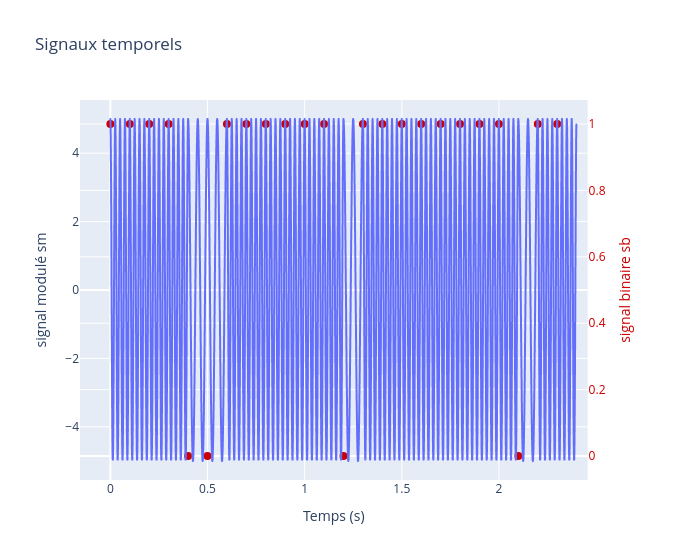

Source (notebook cell):
### Markdown cell above
### Affichages

### Code cell
# Affichage de s_b et s_m sur une seule figure
fig4 = make_subplots(specs=[[{"secondary_y": True}]])

fig41 = px.line(df_sm, x='x',  y='y')
    
fig42 = px.scatter(df_sb, x='x', y='y')
fig42.update_traces(yaxis='y2', marker_color='#cc0000', marker_size=8)

fig4.add_traces(fig41.data + fig42.data)
fig4.update_layout(title='Signaux temporels', width=700,
                    xaxis =dict(title=dict(text='Temps (s)')), 
                    yaxis =dict(title=dict(text='signal modulé sm')), 
                    yaxis2=dict(title=dict(text='signal binaire sb',font=dict(color="#cc0000")), color='#cc0000'),
)
fig4.show()

### Figure 1 — Plotly figure (JSON) as saved in the notebook; plotly's stock layout.template omitted (floating-point values rounded to 4 significant figures; data arrays with more than 128 entries replaced by an {"elided": "..."} marker saying what was removed)
{"data": [{"hovertemplate": "x=%{x}<br>y=%{y}<extra></extra>", "legendgroup": "", "line": {"color": "#636efa", "dash": "solid"}, "marker": {"symbol": "circle"}, "mode": "lines", "name": "", "showlegend": false, "type": "scattergl", "x": {"elided": "2400 float values"}, "xaxis": "x", "y": {"elided": "2400 float values"}, "yaxis": "y"}, {"hovertemplate": "x=%{x}<br>y=%{y}<extra></extra>", "legendgroup": "", "marker": {"color": "#cc0000", "size": 8, "symbol": "circle"}, "mode": "markers", "name": "", "orientation": "v", "showlegend": false, "type": "scatter", "x": [0.0, 0.1, 0.2, 0.3, 0.4, 0.5, 0.6, 0.7, 0.8, 0.9, 1.0, 1.1, 1.2, 1.3, 1.4, 1.5, 1.6, 1.7, 1.8, 1.9, 2.0, 2.1, 2.2, 2.3], "xaxis": "x", "y": [1, 1, 1, 1, 0, 0, 1, 1, 1, 1, 1, 1, 0, 1, 1, 1, 1, 1, 1, 1, 1, 0, 1, 1], "yaxis": "y2"}], "layout": {"title": {"text": "Signaux temporels"}, "width": 700, "xaxis": {"anchor": "y", "domain": [0, 0.94], "title": {"text": "Temps (s)"}}, "yaxis": {"anchor": "x", "domain": [0, 1], "title": {"text": "signal modulé sm"}}, "yaxis2": {"anchor": "x", "color": "#cc0000", "overlaying": "y", "side": "right", "title": {"font": {"color": "#cc0000"}, "text": "signal binaire sb"}}}}
